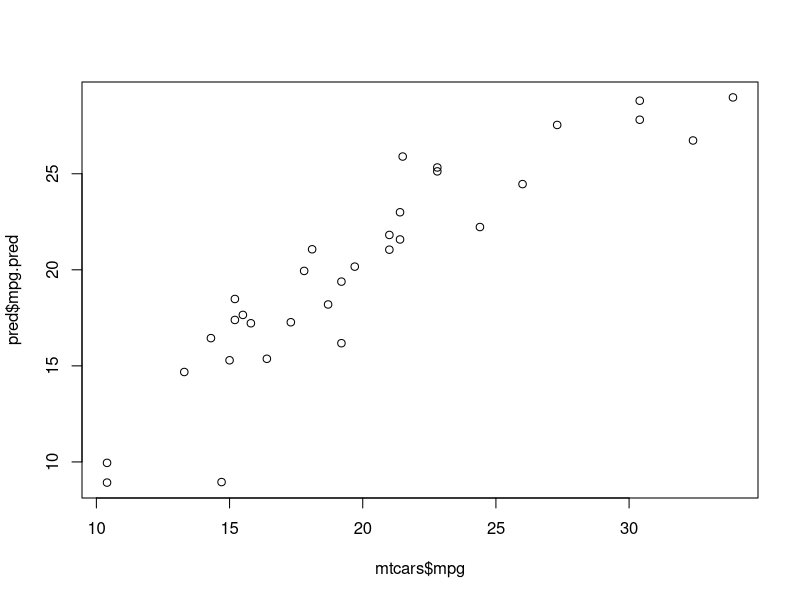

Reproduce this figure in R.
#1. Translting Linear Regression Components to matrices

#2. Calculating the b vector (containing the independent factors of linear regression)

#3. Deterministic Example (b vector is known)

#TOC: 
#1. Determinstic example
#2. Stochastic example
#3. calculated predicted values


#1. Determinstic example
y<-c(24,30,41)#cost vector (Dependent variable)
x.0 <- rep(1,3) #beta0 unit vector for intercept term
x.1 <- c(0,2,5) #number of hot dogs purchased
x.2 <- c(2,2,3) #number of fries purchased

X<- cbind(x.0,x.1,x.2)

#Calculate beta vector
beta <- solve(t(X)%*%X)%*%t(X)%*%y


#2. Stochastic example
View(mtcars)
#Define mtcars data (desired model: mpg ~ wt+qsec) #converting to matrix to be able use matrix operations, else
#it would be data.frame objects.
y <- as.matrix(mtcars$mpg) #dependent variable
X <-as.matrix(cbind(rep(1,length(mtcars$mpg)),mtcars[,c('wt','qsec')]))
#Calculate beta vector
beta_mtcars <- solve(t(X)%*%X)%*%t(X)%*%y
beta_mtcars#from last time we solved this beta values, should be 19.75,-5.05 and 0.93 (result was the same with unrounded values)

library(tidyverse)
#3. Calculate predicted values
inputs <- mtcars[,c('mpg','wt','qsec')]
pred <- inputs %>%
  mutate(Intercept=beta_mtcars[1],
         mpg.pred=Intercept+beta_mtcars[2]*wt+beta_mtcars[3]*qsec)
plot(mtcars$mpg,pred$mpg.pred)

